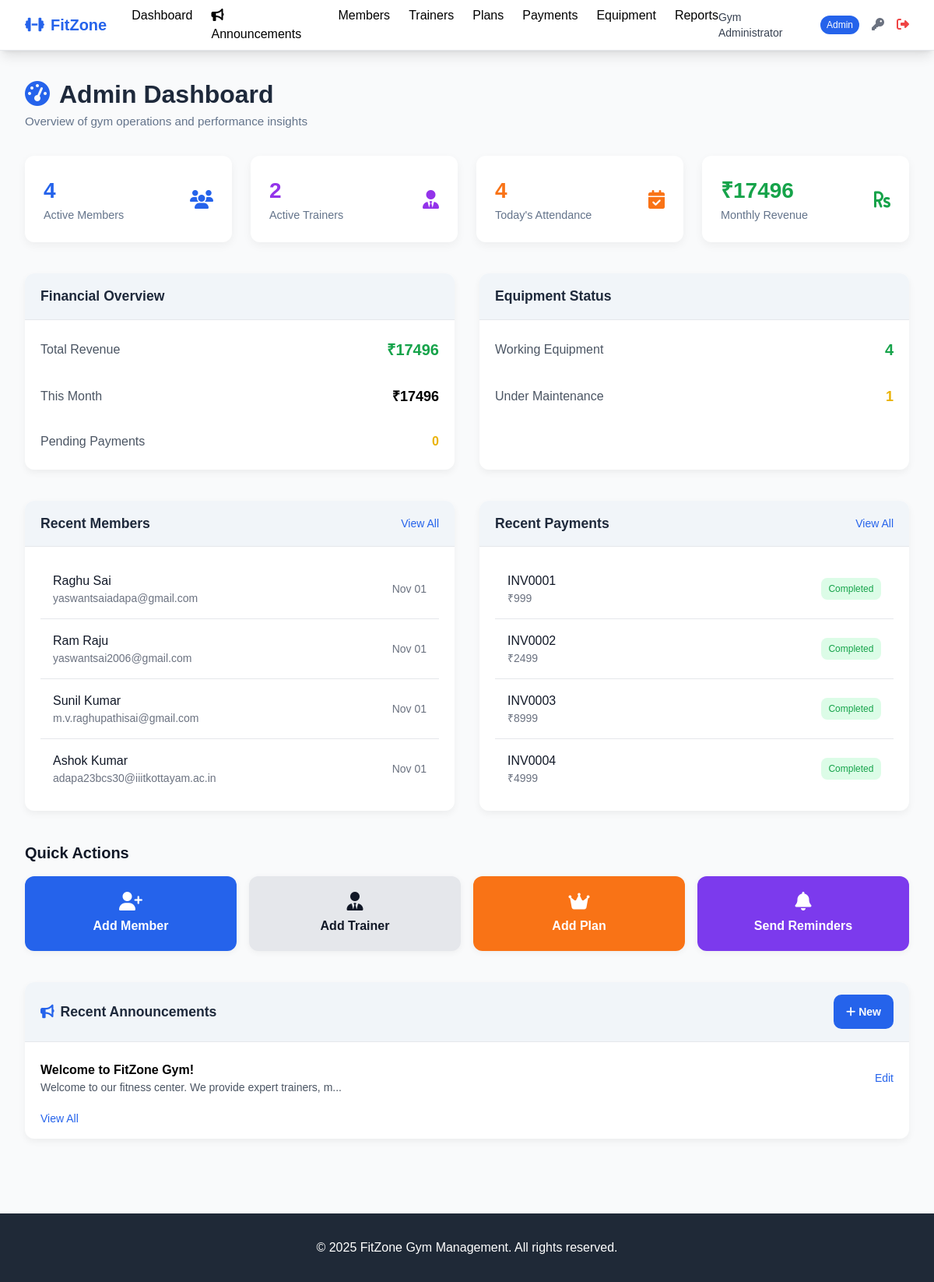
The page /admin/dashboard (signed in) on the database its author committed.
### tables this page shows
CREATE TABLE members (
        id INTEGER PRIMARY KEY AUTOINCREMENT,
        user_id INTEGER,
        membership_plan_id INTEGER,
        phone TEXT NOT NULL,
        emergency_contact TEXT,
        emergency_phone TEXT,
        address TEXT,
        date_of_birth DATE,
        weight DECIMAL(5,2),
        height DECIMAL(5,2),
        medical_conditions TEXT,
        fitness_goals TEXT,
        membership_start_date DATE,
        membership_end_date DATE,
        status TEXT DEFAULT 'pending_payment' CHECK (status IN ('active', 'inactive', 'suspended', 'pending_payment')),
        trainer_id INTEGER,
        created_at TIMESTAMP DEFAULT CURRENT_TIMESTAMP,
        updated_at TIMESTAMP DEFAULT CURRENT_TIMESTAMP,
        FOREIGN KEY (user_id) REFERENCES users (id),
        FOREIGN KEY (membership_plan_id) REFERENCES membership_plans (id),
        FOREIGN KEY (trainer_id) REFERENCES trainers (id)
        );

CREATE TABLE users (
            id INTEGER PRIMARY KEY AUTOINCREMENT,
            username TEXT UNIQUE NOT NULL,
            email TEXT UNIQUE NOT NULL,
            password_hash TEXT NOT NULL,
            role TEXT NOT NULL CHECK (role IN ('admin', 'member', 'trainer')),
            full_name TEXT NOT NULL,
            phone TEXT,
            is_active BOOLEAN DEFAULT 1,
            created_at TIMESTAMP DEFAULT CURRENT_TIMESTAMP,
            updated_at TIMESTAMP DEFAULT CURRENT_TIMESTAMP
            -- reset_token TEXT,
            -- reset_token_expires TEXT
        );

CREATE TABLE payments (
    id INTEGER PRIMARY KEY AUTOINCREMENT,
    member_id INTEGER NOT NULL,
    membership_plan_id INTEGER NOT NULL,
    amount DECIMAL(10,2) NOT NULL,
    payment_method TEXT CHECK (payment_method IN ('cash','card','online','bank_transfer','upi')),
    payment_status TEXT DEFAULT 'pending' CHECK (payment_status IN ('pending', 'completed', 'failed', 'refunded')),
    transaction_id TEXT,
    payment_date DATE,
    due_date DATE,
    notes TEXT,
    created_at TIMESTAMP DEFAULT CURRENT_TIMESTAMP,
    invoice_number TEXT,                 -- unique invoice/reference id (optional format)
    reminder_sent INTEGER DEFAULT 0,     -- 0/1 flag whether a reminder email was already sent
    reminder_sent_at TIMESTAMP,          -- when reminder was sent (nullable)
    cancelled_processed INTEGER DEFAULT 0, -- 0/1 flag whether cancellation action was taken
    FOREIGN KEY (member_id) REFERENCES members (id),
    FOREIGN KEY (membership_plan_id) REFERENCES membership_plans (id)
);

CREATE TABLE announcements (
            id INTEGER PRIMARY KEY AUTOINCREMENT,
            title TEXT NOT NULL,
            content TEXT NOT NULL,
            announcement_type TEXT CHECK (announcement_type IN ('general', 'maintenance', 'event', 'offer')),
            target_audience TEXT CHECK (target_audience IN ('all', 'members', 'trainers')),
            is_public BOOLEAN DEFAULT 0,
            is_active BOOLEAN DEFAULT 1,
            start_date DATE,
            end_date DATE,
            created_by INTEGER, -- admin user_id
            created_at TIMESTAMP DEFAULT CURRENT_TIMESTAMP,
            FOREIGN KEY (created_by) REFERENCES users (id)
        );

### app/routes/admin.py (the view)
@admin_bp.route('/dashboard')
@admin_required
def dashboard():
    try:
        try:
            Payment.process_pending_payments(reminder_before_days=5)
        except Exception as e:
            current_app.logger.warning(f"Auto-processing pending payments failed: {e}")
    except Exception:
        pass
    try:
        total_members = Member.get_count_active()
        total_trainers = Trainer.get_count_active()
        today_attendance = Attendance.get_todays_attendance()
        revenue_stats = Payment.get_revenue_stats()
        monthly_revenue = Payment.get_revenue_stats(year=date.today().year, month=date.today().month)
        pending_payments = Payment.get_pending_payments()
        working_equipment = Equipment.get_working_count()
        maintenance_equipment = Equipment.get_maintenance_count()
        recent_members = Member.get_recent(5)
        recent_payments = Payment.get_recent(5)
        expiring_memberships = Member.get_expiring_soon(15)
        announcements = Announcement.get_all()[:5]
        return render_template(
            'admin/dashboard.html',
            total_members=total_members,
            total_trainers=total_trainers,
            today_attendance=today_attendance,
            total_revenue=revenue_stats.get('total_revenue', 0) if revenue_stats else 0,
            monthly_revenue=monthly_revenue.get('total_revenue', 0) if monthly_revenue else 0,
            pending_payments=len(pending_payments),
            working_equipment=working_equipment,
            maintenance_equipment=maintenance_equipment,
            recent_members=recent_members,
            recent_payments=recent_payments,
            expiring_memberships=expiring_memberships,
            announcements=announcements   # 🔹 pass to template
        )
    except Exception as e:
        print("\n--- DASHBOARD ERROR ---")
        print("Error:", e)
        traceback.print_exc()
        print("--- END ERROR ---\n")
        flash('Error loading dashboard data. Check logs for details.')
        return render_template(
            'admin/dashboard.html',
            total_members=0, total_trainers=0, today_attendance=0,
            total_revenue=0, monthly_revenue=0, pending_payments=0,
            working_equipment=0, maintenance_equipment=0,
            recent_members=[], recent_payments=[], expiring_memberships=[],
            announcements=[]   # 🔹 empty list fallback
        )

### app/templates/admin/dashboard.html (shortened to what this page needs)
{% extends "base.html" %}
{% block content %}
<div class="dashboard-header mb-8">
  <h1><i class="fas fa-tachometer-alt text-primary mr-3"></i>Admin Dashboard</h1>
  <p>Overview of gym operations and performance insights</p>
</div>
<div class="grid grid-cols-1 md:grid-cols-2 lg:grid-cols-4 gap-6 mb-10">
  <div class="stat-card">
    <div class="flex items-center justify-between">
      <div>
        <div class="stat-value text-primary">{{ total_members }}</div>
        <div class="stat-label">Active Members</div>
      </div>
      <i class="fas fa-users text-primary text-2xl"></i>
    </div>
  </div>
  <div class="stat-card">
    <div class="flex items-center justify-between">
      <div>
        <div class="stat-value text-secondary">{{ total_trainers }}</div>
        <div class="stat-label">Active Trainers</div>
      </div>
      <i class="fas fa-user-tie text-secondary text-2xl"></i>
    </div>
  </div>
  <div class="stat-card">
    <div class="flex items-center justify-between">
      <div>
        <div class="stat-value text-accent">{{ today_attendance }}</div>
        <div class="stat-label">Today's Attendance</div>
      </div>
      <i class="fas fa-calendar-check text-accent text-2xl"></i>
    </div>
  </div>
  <div class="stat-card">
    <div class="flex items-center justify-between">
      <div>
        <div class="stat-value text-success">₹{{ monthly_revenue }}</div>
        <div class="stat-label">Monthly Revenue</div>
      </div>
      <i class="fas fa-rupee-sign text-success text-2xl"></i>
    </div>
  </div>
</div>
<div class="grid grid-cols-1 lg:grid-cols-2 gap-8 mb-10">
  <div class="card">
    <div class="card-header"><h2>Financial Overview</h2></div>
    <div class="card-body">
      <div class="space-y-4">
        <div class="flex justify-between items-center py-2">
          <span class="text-gray-600">Total Revenue</span>
          <span class="font-semibold text-xl text-success">₹{{ total_revenue }}</span>
        </div>
        <div class="flex justify-between items-center py-2">
          <span class="text-gray-600">This Month</span>
          <span class="font-semibold text-lg">₹{{ monthly_revenue }}</span>
        </div>
        <div class="flex justify-between items-center py-2">
          <span class="text-gray-600">Pending Payments</span>
          <span class="font-semibold text-warning">{{ pending_payments }}</span>
        </div>
      </div>
    </div>
  </div>
  <div class="card">
    <div class="card-header"><h2>Equipment Status</h2></div>
    <div class="card-body">
      <div class="space-y-4">
        <div class="flex justify-between items-center py-2">
          <span class="text-gray-600">Working Equipment</span>
          <span class="font-semibold text-xl text-success">{{ working_equipment }}</span>
        </div>
        <div class="flex justify-between items-center py-2">
          <span class="text-gray-600">Under Maintenance</span>
          <span class="font-semibold text-lg text-warning">{{ maintenance_equipment }}</span>
        </div>
      </div>
    </div>
  </div>
</div>
<div class="grid grid-cols-1 lg:grid-cols-2 gap-8 mb-10">
  <div class="card">
    <div class="card-header flex justify-between items-center">
      <h2>Recent Members</h2>
      <a href="{{ url_for('admin.members') }}" class="text-primary hover:underline text-sm">View All</a>
    </div>
    <div class="card-body p-0">
      {% if recent_members %}
        <div class="divide-y divide-gray-200">
          {% for member in recent_members %}
            <div class="p-4 hover:bg-gray-50">
              <div class="flex justify-between items-center">
                <div>
                  <div class="font-medium text-gray-900">{{ member.full_name }}</div>
                  <div class="text-sm text-gray-500">{{ member.email }}</div>
                </div>
                <div class="text-sm text-gray-500">{{ member.created_at|datetimeformat('%b %d') }}</div>
              </div>
            </div>
          {% endfor %}
        </div>
      {% else %}
        <div class="p-4 text-center text-gray-500">No recent members</div>
      {% endif %}
    </div>
  </div>
  <div class="card">
    <div class="card-header flex justify-between items-center">
      <h2>Recent Payments</h2>
      <a href="{{ url_for('admin.payments') }}" class="text-primary hover:underline text-sm">View All</a>
    </div>
    <div class="card-body p-0">
      {% if recent_payments %}
        <div class="divide-y divide-gray-200">
          {% for payment in recent_payments %}
            <div class="p-4 hover:bg-gray-50">
              <div class="flex justify-between items-center">
                <div>
                  <div class="font-medium text-gray-900">{{ payment.member_name }}</div>
                  <div class="text-sm text-gray-500">₹{{ payment.amount }}</div>
                </div>
                <div class="text-right">
                  <div class="badge-{{ 'success' if payment.payment_status == 'completed' else 'warning' }}">
                    {{ payment.payment_status|title }}
                  </div>
                </div>
              </div>
            </div>
          {% endfor %}
        </div>
      {% else %}
        <div class="p-4 text-center text-gray-500">No recent payments</div>
      {% endif %}
    </div>
  </div>
</div>
<div class="mt-10">
  <h2 class="text-xl font-semibold text-gray-900 mb-4">Quick Actions</h2>
  <div class="quick-actions grid grid-cols-2 md:grid-cols-4 gap-4">
    <a href="{{ url_for('admin.add_member_form') }}" class="btn-primary">
      <i class="fas fa-user-plus"></i>Add Member
    </a>
    <a href="{{ url_for('admin.add_trainer_form') }}" class="btn-secondary">
      <i class="fas fa-user-tie"></i>Add Trainer
    </a>
    <a href="{{ url_for('admin.add_membership_plan') }}" class="bg-accent">
      <i class="fas fa-crown"></i>Add Plan
    </a>
    <form method="POST" action="{{ url_for('admin.send_renewal_reminders') }}">
      <button type="submit" class="bg-purple-600 w-full">
        <i class="fas fa-bell"></i>Send Reminders
      </button>
    </form>
  </div>
</div>
<div class="card mt-10">
  <div class="card-header flex justify-between items-center">
    <h2><i class="fas fa-bullhorn text-primary mr-2"></i>Recent Announcements</h2>
    <a href="{{ url_for('admin.add_announcement') }}" class="btn btn-primary text-sm px-3 py-1">
      <i class="fas fa-plus mr-1"></i>New
    </a>
  </div>
  <div class="card-body">
    {% if announcements %}
      <ul class="divide-y divide-gray-200">
        {% for ann in announcements %}
        <li class="py-2 flex justify-between items-center">
          <div>
            <strong>{{ ann.title }}</strong>
            <p class="text-sm text-gray-600">{{ ann.content[:60] }}{% if ann.content|length > 60 %}...{% endif %}</p>
          </div>
          <a href="{{ url_for('admin.edit_announcement', announcement_id=ann.id) }}"
             class="text-sm text-primary hover:underline">Edit</a>
        </li>
        {% endfor %}
      </ul>
      <a href="{{ url_for('admin.announcements') }}" class="text-sm text-primary hover:underline block mt-3">
        View All
      </a>
    {% else %}
      <p class="text-gray-500">No announcements yet.</p>
    {% endif %}
  </div>
</div>
{% endblock %}

### rows shown on the page
members: full_name "Raghu Sai", email "yaswantsaiadapa@gmail.com", created_at "Nov 01"
members: full_name "Ram Raju", email "yaswantsai2006@gmail.com", created_at "Nov 01"
members: full_name "Sunil Kumar", email "m.v.raghupathisai@gmail.com", created_at "Nov 01"
members: full_name "Ashok Kumar", email "adapa23bcs30@iiitkottayam.ac.in", created_at "Nov 01"
payments: member_name "INV0001", amount "999", payment_status "Completed"
payments: member_name "INV0002", amount "2499", payment_status "Completed"
payments: member_name "INV0003", amount "8999", payment_status "Completed"
payments: member_name "INV0004", amount "4999", payment_status "Completed"
announcements: title "Welcome to FitZone Gym!", content "Welcome to our fitness center. We provide expert trainers, m"

### other values the page prints
{{ session.full_name }} "Gym Administrator"
{{ session.role|title }} "Admin"
{{ total_members }} "4"
{{ total_trainers }} "2"
{{ today_attendance }} "4"
{{ monthly_revenue }} "17496"
{{ total_revenue }} "17496"
{{ pending_payments }} "0"
{{ working_equipment }} "4"
{{ maintenance_equipment }} "1"
